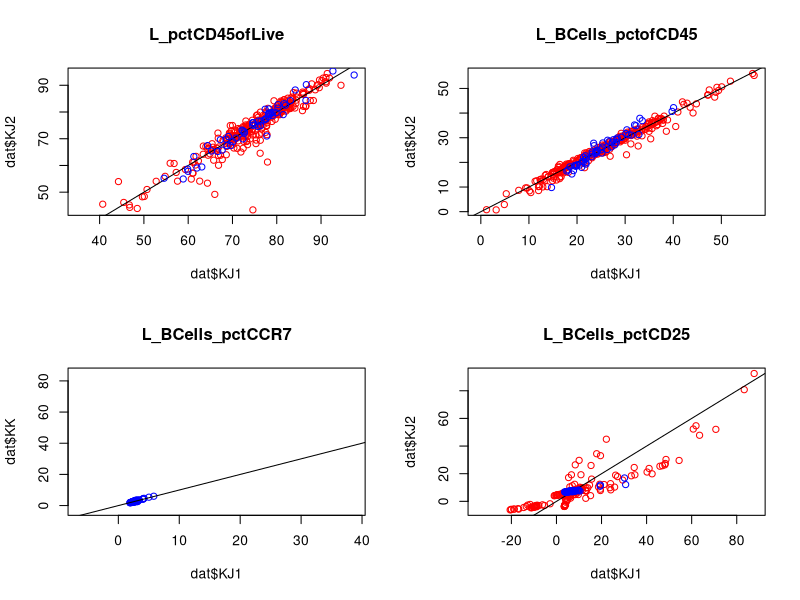
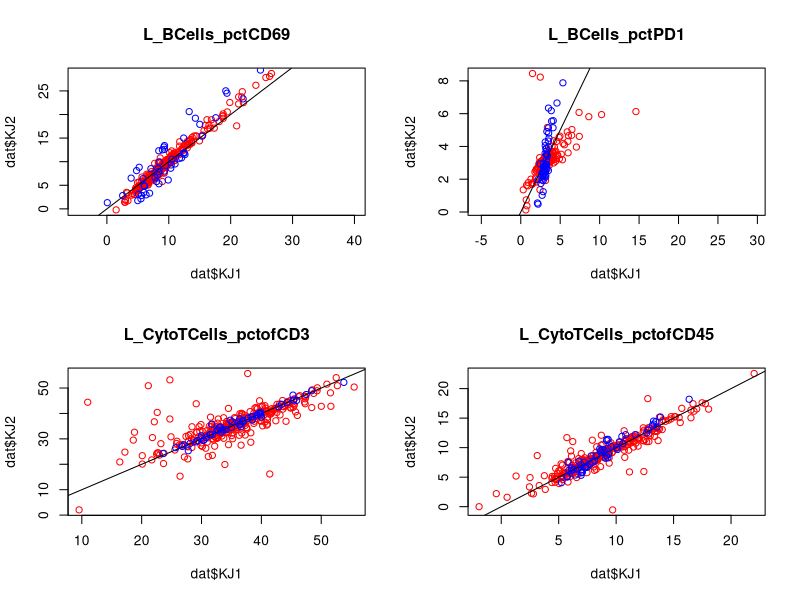
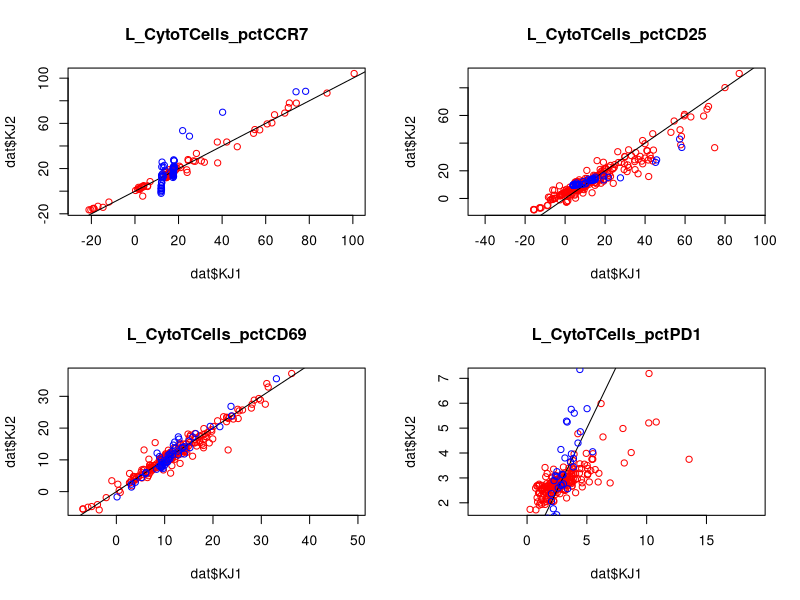
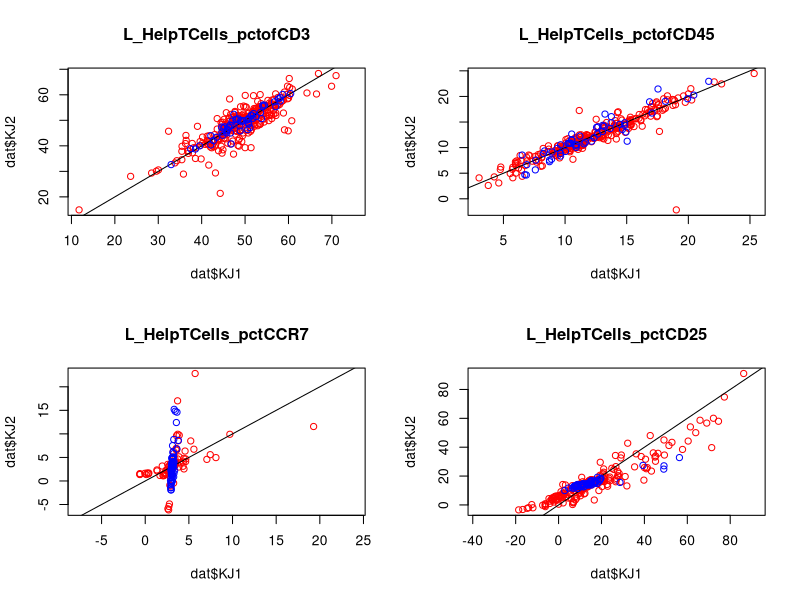
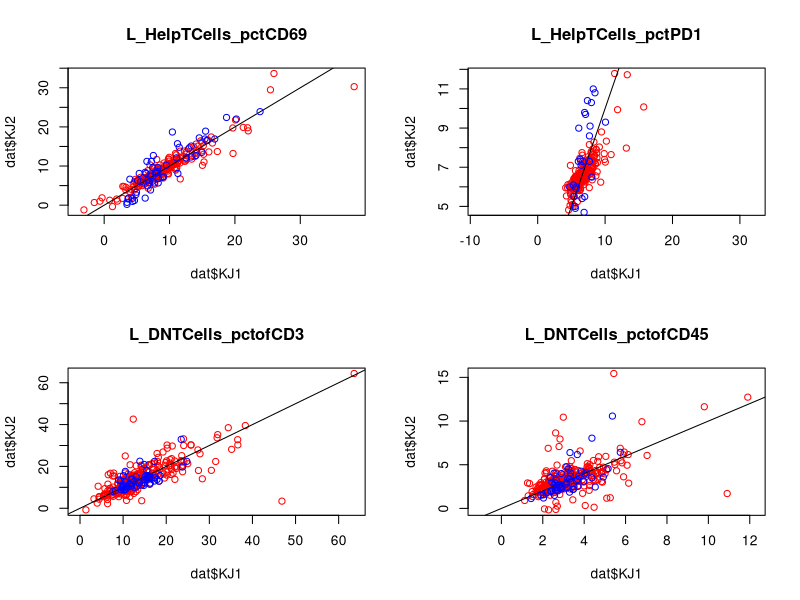
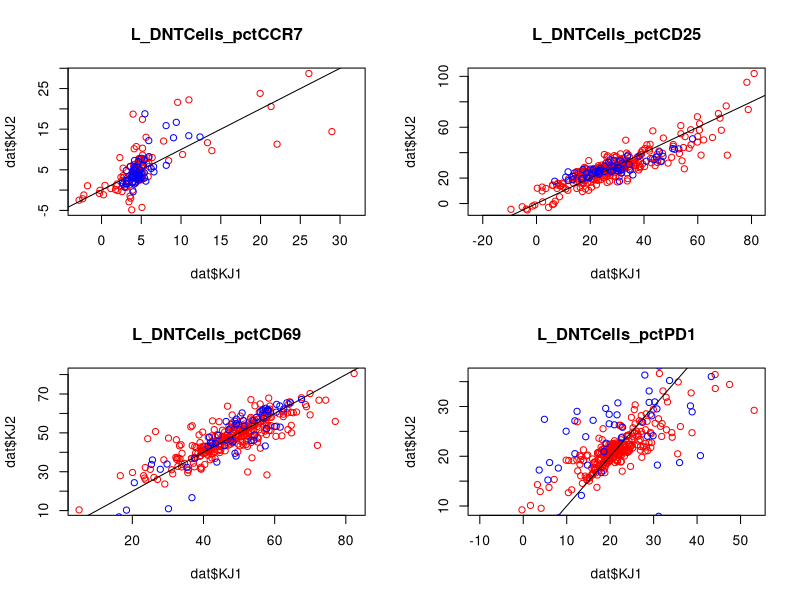
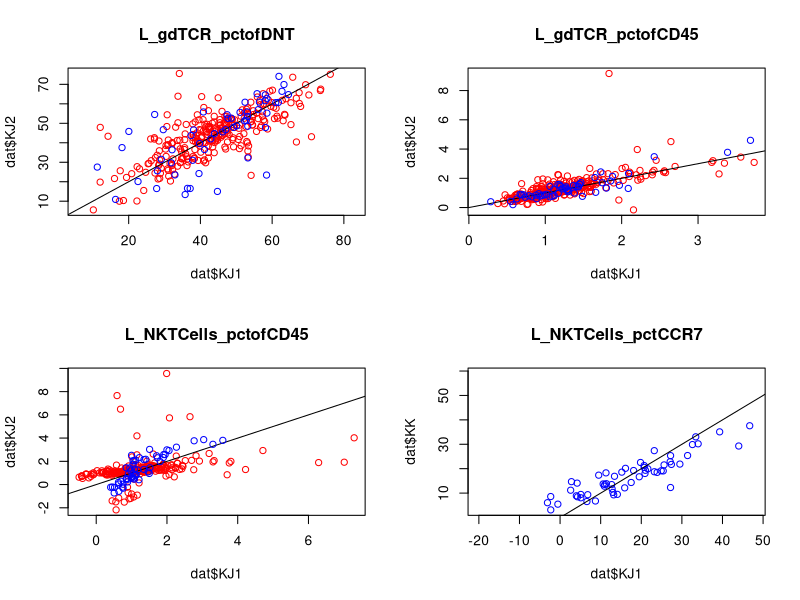
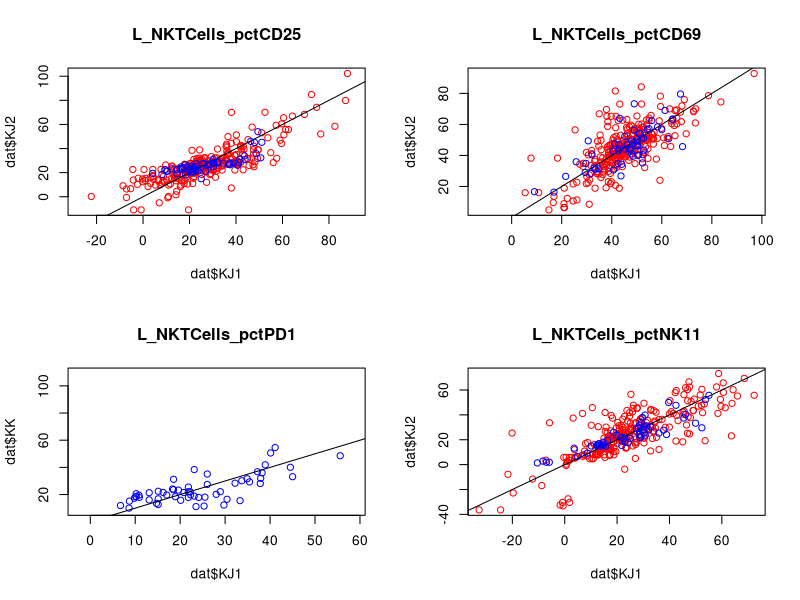

Write the R code that produced these figures, in order.
#library(dplyr)
#library(stringr)
#library(tidyr)
library(tidyverse)
library(readxl) # need to load explicitly even though installed with tidyverse
library(lme4)

# load all lymphoid datasets (see Summary tab in spreadsheet for details) 
lymph20 <- read_xlsx('source_data/lymphoid-combined.xlsx', sheet = '082520-LYMPHOID-KJ-forR', 
                     na = c('not measured', 'not assayed', 'not tested', "")) 
lymph22 <- read_xlsx('source_data/lymphoid-combined.xlsx', sheet = '010322-LYMPHOID-KJ-forR', 
                     na = c('not measured', 'not assayed', 'not tested', ""))
lymphkk <- read_xlsx('source_data/lymphoid-combined.xlsx', sheet = 'KK-combined')

# split up DATE_SAMPLE column into date and sample number columns 
split_date_sample <- function(df, date_sample_col){
  date_sample <- df[,date_sample_col]
  df$DATE <- str_split_fixed(date_sample[[1]], "_", 2)[,1]
  df$DATE <- as.factor(df$DATE)
  df$SAMPLE_ID <-str_split_fixed(date_sample[[1]], "_", 2)[,2]
  return(df)
}

lymph20 <- split_date_sample(lymph20, "DATE_SAMPLE")
lymph22 <- split_date_sample(lymph22, "DATE_SAMPLE")
lymphkk <- split_date_sample(lymphkk, "DATE_SAMPLE")

# define lymphoid phenotypes 
phenotypes <- read_delim(file = "source_data/phenotype_names.txt", delim = "\n", col_names = FALSE)[[1]]
phenotypes <- phenotypes[startsWith(phenotypes, "L_")]

# add empty columns that don't exist in each spreadsheet so we have a common set 
# of columns between datasets
for (i in 1:length(phenotypes)){
  pheno <- phenotypes[i]
  if (!(pheno %in% colnames(lymph20))){
    lymph20[,pheno] <- rep(NA, nrow(lymph20))
  }
  if (!(pheno %in% colnames(lymph22))){
    lymph22[,pheno] <- rep(NA, nrow(lymph22))
  }
  if (!(pheno %in% colnames(lymphkk))){
    lymphkk[,pheno] <- rep(NA, nrow(lymphkk))
  }
}

# Select relevant columns, all in same order, and add `Gater` column (KJ1 = Kara's 
# first dataset, KJ2 = Kara's second dataset, KK = Kalika's data) and `Gater_date` 
# column (for random effect modeling). 
lymph20 <- lymph20 %>% dplyr::select(c('ORIGINAL_FILE_NAME', 'DATE_SAMPLE', 'DATE', 
                                       'SAMPLE_ID', 'NOTES', any_of(phenotypes)))
lymph20$Gater <- 'KJ1'
lymph20$Gater_date <- paste0(lymph20$Gater, lymph20$DATE)

lymph22 <- lymph22 %>% dplyr::select(c('ORIGINAL_FILE_NAME', 'DATE_SAMPLE', 'DATE', 
                                       'SAMPLE_ID', 'NOTES', any_of(phenotypes)))
lymph22$Gater <- 'KJ2'
lymph22$Gater_date <- paste0(lymph22$Gater, lymph22$DATE)

lymphkk <- lymphkk %>% dplyr::select(c('ORIGINAL_FILE_NAME', 'DATE_SAMPLE', 'DATE', 
                                       'SAMPLE_ID', 'NOTES', any_of(phenotypes)))
lymphkk$Gater <- 'KK'
lymphkk$Gater_date <- paste0(lymphkk$Gater, lymphkk$DATE)

# now that all datasets have the same columns, rbind 
all_lymph_og <- rbind(lymph20, lymph22, lymphkk) # un-corrected data
all_lymph_og$Gater <- as.factor(all_lymph_og$Gater)
all_lymph <- all_lymph_og # to store residuals

# for EDA, correct phenotypes for gater and date
gater_date <- all_lymph_og$Gater_date
for (pheno in phenotypes){
  y <- all_lymph_og[,pheno][[1]]
  
  mod <- lmer(y ~ (1|gater_date), na.action = na.exclude)
  mu <- coef(summary(mod))['(Intercept)','Estimate']
  y_hat <- mu + resid(mod)
  
  all_lymph[,pheno] <- y_hat
}

# plot residuals (KJ1 vs KJ2 or KJ1 vs KK) and save betas/p-vals and look for 
# especially problematic phenotypes
res <- data.frame(phenotype = character(),
                  beta = numeric(),
                  pval = numeric(), 
                  comparison = character())
res.ix <- 0

gater <- all_lymph_og$Gater

par(mfrow=c(2,2))
for(pheno in phenotypes){
  if(length(unique(gater[which(!is.na(all_lymph[,pheno]))])) > 1){
    dat <- all_lymph %>% dplyr::select(pheno, 'DATE_SAMPLE', 'Gater')
    dat <- dat %>% pivot_wider(id_cols = 'DATE_SAMPLE', names_from = 'Gater', values_from = pheno)
    
    if (sum(!is.na(dat$KJ1)) > 0){ # if there is data in KJ1 dataset
      if (sum(!is.na(dat$KJ2)) > 0){ # if there is data in KJ2 dataset 
        
        plot(dat$KJ1, dat$KJ2, col='red', main = pheno) # plot Kara first gating vs second gating 
        abline(a=0,b=1)
        mod <- lm(KJ2 ~ KJ1, dat)
        res.ix <- res.ix + 1
        res[res.ix,] <- c(pheno,
                          summary(mod)$coefficients['KJ1', 'Estimate'], 
                          summary(mod)$coefficients['KJ1', 'Pr(>|t|)'],
                          'KJ1 vs KJ2')
        
        if (sum(!is.na(dat$KK)) > 0){
          points(dat$KJ1, dat$KK, col = 'blue') # plot Kara first gating vs Kalika 
          mod <- lm(KK ~ KJ1, dat)
          res.ix <- res.ix + 1
          res[res.ix,] <- c(pheno,
                            summary(mod)$coefficients['KJ1', 'Estimate'], 
                            summary(mod)$coefficients['KJ1', 'Pr(>|t|)'],
                            'KJ1 vs KK')
        }
        
      } else if (sum(!is.na(dat$KK)) > 0) { # No data in KJ2 dataset, data in KK dataset 
        plot(dat$KJ1, dat$KK, col='blue', main = pheno) # plot Kara first gating vs Kalika 
        abline(a=0,b=1)
        mod <- lm(KK ~ KJ1, dat)
        res.ix <- res.ix + 1
        res[res.ix,] <- c(pheno, 
                          summary(mod)$coefficients['KJ1', 'Estimate'], 
                          summary(mod)$coefficients['KJ1', 'Pr(>|t|)'],
                          'KJ1 vs KK')
      }
    }
  } else {
    print(paste0(pheno, " does not have multiple measurements."))
  }
}

res$beta <- as.numeric(res$beta)
res$pval <- as.numeric(res$pval)

# plot betas and pvals by color (KJ2 vs KJ2 = red, KJ2 vs KK = blue)
plot(res[which(res$comparison == 'KJ1 vs KJ2'),'beta'], 
     -log10(res[which(res$comparison == 'KJ1 vs KJ2'),'pval']), 
     col = 'red',
     xlim = c(0,16), 
     xlab = "Beta",
     ylab = "-log10(p)")

points(res[which(res$comparison == 'KJ1 vs KK'),'beta'], 
       -log10(res[which(res$comparison == 'KJ1 vs KK'),'pval']), 
       col = 'blue')

# Interpretation:
# most phenotypes show a highly correlated cluster around the y=x line. Some 
# phenotypes indicate variation between gatings of the same file - for example: 
#   BCells_pctCD25: KJ1 appears to be higher than KJ2 and KK
#   BCells_pctPD1: outliers at higher values
#   CytoTCells_pctofCD3: outliers throughout 
#   CytoTCells_pctPD1: outliers at higher values 
#   HelpTCells_pctCCR7: significant positive slope for KK vs KJ1 ($\beta = 8$)




# protocol: starting with raw data (all_lymph_og):
#   1. For measurements with data from KJ1 and KJ2, correct for slope between the 

# plan: correct for slope (KJ1 vs KJ2 or KJ1 vs KK) in one dataset, and not correct in the other. 
# In the corrected dataset, I will correct the KJ2 data for the KJ1-KJ2 slope, and correct the KK data for the KJ1-KK slope, 
# effectively projecting all of the data onto the KJ1 space.

#In both datasets, I will average the phenotypes that have >1 measurements. 

# NOTE: Do not use these residuals when analyzing SARS-CoV-2 infection data. 
# Since date is completely confounded with SARS-CoV-2 infection 

# Harmonization 
flowIDs <- unique(all_lymph$DATE_SAMPLE)

pheno3 <- data.frame(matrix(NA, nrow = length(flowIDs), ncol = length(phenotypes)))
rownames(pheno3) <- flowIDs
names(pheno3) <- phenotypes
pheno3$Gater <- rep(NA, nrow = length(flowIDs))

# loop over each phenotype 
for (phenotype in phenotypes){
  df <- all_lymph_og[,c('DATE_SAMPLE', phenotype, 'Gater')] # filter relevant data
  widedf <- pivot_wider(df, id_cols = 'DATE_SAMPLE', 'names_from' = 'Gater', values_from = phenotype) # pivot wider 
  overlaps <- rowSums(!is.na(widedf[,2:3])) # count rows with data in both KJ2 and KJ2 
  
  if(sum(overlaps > 1) > 0){ # there is data overlapping between KJ1 and KJ2, calculate intercept and slope
    overlap_df <- widedf[which(overlaps > 1), c('KJ1', 'KJ2')] # subset relevant data
    mod <- lm(KJ2 ~ KJ1, data = overlap_df) # Linear model KJ1 vs KJ2
    mu <- summary(mod)$coefficients['(Intercept)', 'Estimate'] # intercept
    b <- summary(mod)$coefficients['KJ1', 'Estimate'] # slope
  }
  
  # Loop over samples (DATE_SAMPLE) and determine strategy based on presence of overlapping data 
  for (flowID in flowIDs){
    if (overlaps[widedf$DATE_SAMPLE == flowID] > 1){
      # if there is overlapping data between KJ1 and KJ2, correct KJ2 data for KJ1-KJ2 slope and calculate average
      KJ1val <- as.numeric(widedf[which(widedf$DATE_SAMPLE == flowID), 'KJ1'])
      KJ2val <- as.numeric(widedf[which(widedf$DATE_SAMPLE == flowID), 'KJ2'])
      correctedKJ2val <- mu + b*KJ2val # calculate corrected KJ2 value 
      avg <- mean(KJ1val, correctedKJ2val)
      pheno3[flowID, phenotype] <- avg 
      pheno3[flowID, 'Gater'] <- 'KJ1avg'
      next 
    } else if (!is.na(widedf[which(widedf$DATE_SAMPLE == flowID), 'KJ1'])){
      # no overlapping data, but we have KJ1 data, so use KJ1 data
      # this will include all data from 11/13/19-1/24/20, except for central mem, effector mem and naive from Kalika (eventually)
      pheno3[flowID, phenotype] <- widedf[which(widedf$DATE_SAMPLE == flowID), 'KJ1']
      pheno3[flowID, 'Gater'] <- 'KJ1'
      next 
    } else if (!is.na(widedf[which(widedf$DATE_SAMPLE == flowID), 'KJ2'])){
      # no overlapping data, no KJ1 data, but we have KJ2 data, so use KJ2 data 
      # this will be data from 06/20/19-11/12/19 that Kara re-gated with naive, central mem, effector mem 
      pheno3[flowID, phenotype] <- widedf[which(widedf$DATE_SAMPLE == flowID), 'KJ2']
      pheno3[flowID, 'Gater'] <- 'KJ2'
      next
    } else if (!is.na(widedf[which(widedf$DATE_SAMPLE == flowID), 'KK'])){
      # no KJ1 or KJ2 data, but we have KK data, use KK data 
      pheno3[flowID, phenotype] <- widedf[which(widedf$DATE_SAMPLE == flowID), 'KK']
      pheno3[flowID, 'Gater'] <- 'KK'
      next 
    } else {
      # no data 
      pheno3[flowID, phenotype] <- NA
    }
  }
}

write.csv(pheno3, 'source_data/lymph-harmonization-3.csv')
